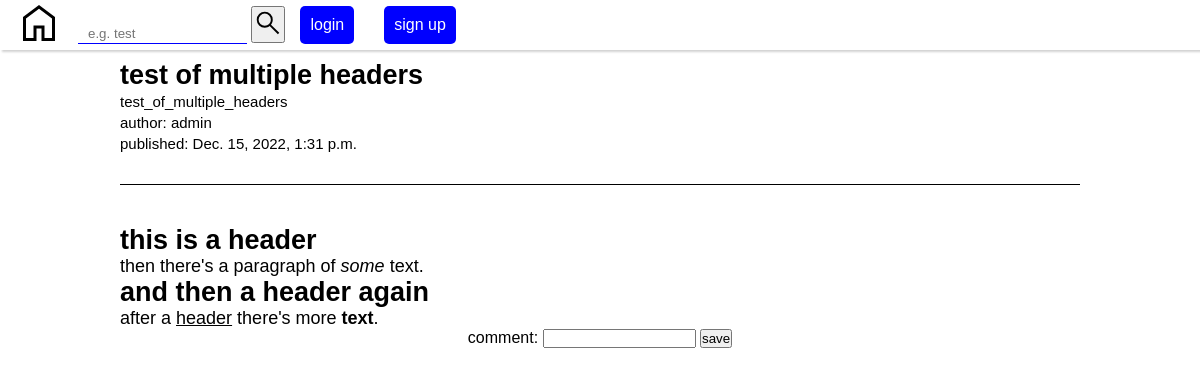
Before: /post/11 with the older database file.
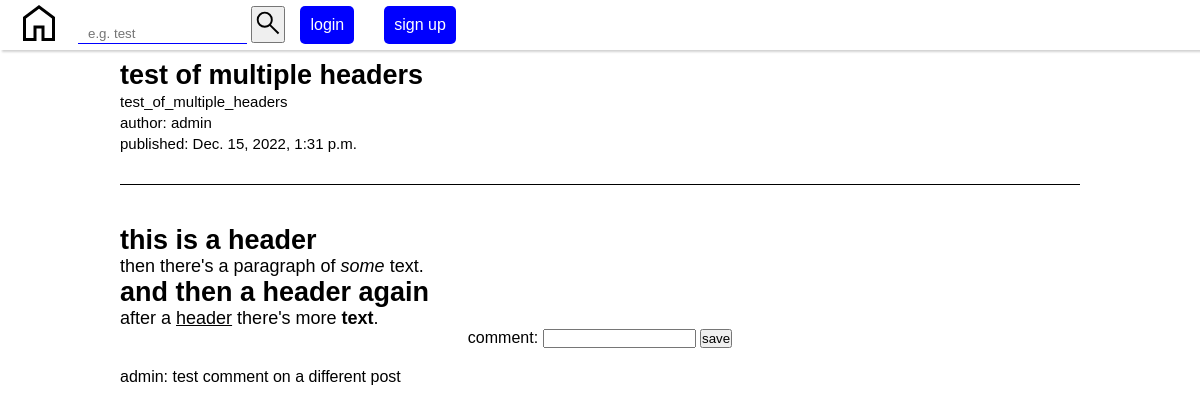
After: the same page with the newer database file.
### blog/models.py (models this page shows)
class Comment(models.Model):
    text = models.CharField(max_length = 200, unique = True)
    date_published = models.DateTimeField(auto_now_add = True)
    author = models.ForeignKey(User, on_delete = models.CASCADE)
    post = models.ForeignKey(Post, on_delete = models.CASCADE)

### blog/views.py (the view)
# urls.py: path('post/<int:post_id>', views.post, name='post'),
def post(request, post_id):
    post = get_object_or_404(Post, pk=post_id, published=PUBLISHED)
    comments = Comment.objects.filter(post=post) #type: ignore
    return render(request, 'post.html', {'post': post, 'comments': comments})

### blog/templates/post.html (shortened to what this page needs)
{% extends 'base.html' %}
{% load static %}
{% block styles %}
<link rel="stylesheet" href="{% static 'blog/post.css' %}">
{% endblock %}
{% block content %}
<section class="container">
  <div class="content header">
 <h1>{{ post.title }}</h1>
 <div>
  <small>{{ post.slug }}</small>
 </div>
 <div>
  <small>author: {{ post.author.username }}</small>
 </div>
 <div>
   <small>published: {% firstof post.edited post.created %}</small>
 </div>
  </div>
 <div class="content">{{ post.content | safe }}</div>
 <form action="/comment/{{post.id}}" method="POST" class=".comment-form">
   <label for="text">comment: </label>
  <input type="text" name="text" />
  <button type="submit">save</button>
 </form>
 <div class="comments">
   {% for comment in comments %}
   <span class="comment">{{comment.author.username}}: {{comment.text}}</span>
   {% endfor %}
 </div>
</section>
{% endblock %}

Changed rows visible on the page:
added Comment: author.username "admin", text "test comment on a different post"
